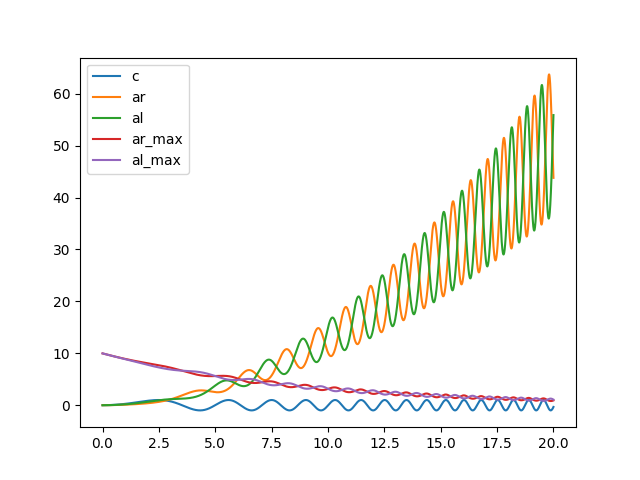

Python code for this plot:
import math
from matplotlib import pyplot as plt

# Unit: Meter, Second, Radian

D = 0.1


def get_curvature_by_distance(distance):
    return math.sin(distance)


def get_torque_by_velocity(velocity):
    HOLD_TORQUE = 10
    DECIBEL_PER_ROTATION = 10
    return HOLD_TORQUE * math.exp(-abs(velocity) * 2.3025 / DECIBEL_PER_ROTATION)


def get_wheel_acceleration(v, v_, c, c_):
    ar = (v_ * (1 - D * c) - v * D * c_) * v *(1 - D * c)
    al = (v_ * (1 + D * c) + v * D * c_) * v * (1 + D * c)
    return ar, al

dt = 0.001
t = 0
a = 0.5
v = 0.01
x = 0

t_list = []
c_list = []
a_list = []
v_list = []
x_list = []

ar_list = []
al_list = []

ar_max_list = []
al_max_list = []

while t < 20:
    c = get_curvature_by_distance(x)

    t_list.append(t)
    a_list.append(a)
    v_list.append(v)
    x_list.append(x)
    c_list.append(c)

    dx = v * dt

    c_next = get_curvature_by_distance(x + dx)
    c_ = (c_next - c) / dx

    ar, al = get_wheel_acceleration(v, v * a, c, c_)

    ar_list.append(ar)
    al_list.append(al)

    ar_max_list.append(get_torque_by_velocity(v * (1 - D * c)))
    al_max_list.append(get_torque_by_velocity(v * (1 + D * c)))

    v += a * dt
    x += dx
    t += dt

plt.plot(t_list, c_list, label='c')
plt.plot(t_list, ar_list, label='ar')
plt.plot(t_list, al_list, label='al')
plt.plot(t_list, ar_max_list, label='ar_max')
plt.plot(t_list, al_max_list, label='al_max')
plt.legend()
plt.savefig('test.png')